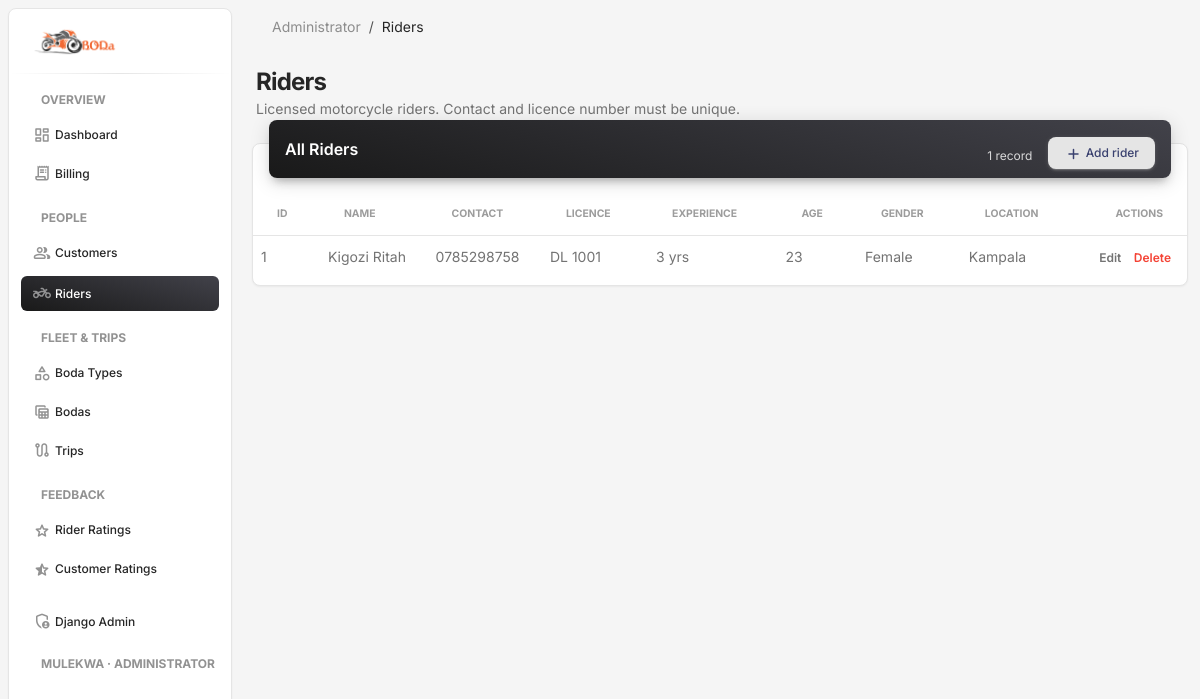
Page /rider/ (signed in) on the committed database.
### bodaapp/models.py (models this page shows)
class Rider(models.Model):
    rider_id = models.AutoField(primary_key=True)
    first_name = models.CharField(max_length=50)
    last_name = models.CharField(max_length=50)
    contact = models.CharField(max_length=15, unique=True)
    license = models.CharField(max_length=30, unique=True)
    experience_years = models.IntegerField()
    age = models.IntegerField()
    gender = models.CharField(max_length=6)
    home_location = models.CharField(max_length=100)
    def __str__(self):
        return f"{self.first_name} {self.last_name}"

### bodaapp/views.py (the view)
# urls.py: path('rider/', views.rider_view, name='rider'),
@role_required("admin")
def rider_view(request, pk=None):
    editing = get_object_or_404(Rider, pk=pk) if pk else None
    form, done = process_form(request, RiderForm, editing, "rider", "rider")
    if done:
        return done
    return render(request, "staff/rider.html", {
        "form": form, "editing": editing, "riders": Rider.objects.order_by("-pk"),
    })

### bodaapp/access.py (called while the page is built, shortened)
def get_role(user):
    if not user.is_authenticated:
        return None
    if user.is_staff or user.is_superuser:
        return "admin"

def role_required(*roles):
    def decorator(view):
        @wraps(view)
        def wrapper(request, *args, **kwargs):
            if not request.user.is_authenticated:
                return redirect_to_login(request.get_full_path())
            if get_role(request.user) not in roles:
                messages.error(request, "You don't have access to that page.")
                return redirect("index")
            return view(request, *args, **kwargs)
        return wrapper
    return decorator

### bodaapp/context_processors.py (called while the page is built)
def navigation(request):
    user = getattr(request, "user", None)
    role = get_role(user) if user is not None else None
    match = getattr(request, "resolver_match", None)
    name = match.url_name if match and match.url_name else ""
    if name.endswith("_edit"):
        name = name[: -len("_edit")]
    return {"role": role, "role_label": ROLE_LABELS.get(role, ""), "active": name}

### bodaapp/views.py (called while the page is built, shortened)
def process_form(request, form_class, instance, url_name, noun):
    if request.method != "POST":
        return form_class(instance=instance), None

### templates/staff/rider.html (shortened to what this page needs)
{% extends 'base.html' %}
{% block content %}
{% include 'partials/page_header.html' with title="Riders" lede="Licensed motorcycle riders. Contact and licence number must be unique." %}
<div class="container-fluid py-3">
  <div class="row">
    <div class="col-12 mb-4">
      <div class="card">
        <div class="card-header p-0 position-relative mt-n4 mx-3 z-index-2">
          <div class="bg-gradient-dark shadow-dark border-radius-lg pt-3 pb-2 d-flex justify-content-between pe-3">
            <h6 class="text-white text-capitalize ps-3">All riders</h6>
            <div class="d-flex align-items-center gap-3"><span class="text-white text-xs opacity-8 mt-1">{{ riders|length }} record{{ riders|length|pluralize }}</span><button type="button" class="btn btn-sm btn-light mb-0" data-bs-toggle="modal" data-bs-target="#recordModal"><i class="material-symbols-rounded align-middle" style="font-size:18px">add</i> Add rider</button></div>
          </div>
        </div>
        <div class="card-body px-0 pb-2">
          <div class="table-responsive p-0">
            <table class="table align-items-center mb-0">
              <thead>
                <tr>
                  <th class="text-uppercase text-secondary text-xxs font-weight-bolder opacity-7">ID</th>
                  <th class="text-uppercase text-secondary text-xxs font-weight-bolder opacity-7">Name</th>
                  <th class="text-uppercase text-secondary text-xxs font-weight-bolder opacity-7">Contact</th>
                  <th class="text-uppercase text-secondary text-xxs font-weight-bolder opacity-7">Licence</th>
                  <th class="text-uppercase text-secondary text-xxs font-weight-bolder opacity-7">Experience</th>
                  <th class="text-uppercase text-secondary text-xxs font-weight-bolder opacity-7">Age</th>
                  <th class="text-uppercase text-secondary text-xxs font-weight-bolder opacity-7">Gender</th>
                  <th class="text-uppercase text-secondary text-xxs font-weight-bolder opacity-7">Location</th>
                  <th class="text-uppercase text-secondary text-xxs font-weight-bolder opacity-7 text-end pe-4">Actions</th>
                </tr>
              </thead>
              <tbody>
                {% for r in riders %}
                <tr{% if editing and editing.pk == r.pk %} class="table-active"{% endif %}>
                  <td class="text-sm">{{ r.pk }}</td>
                  <td class="text-sm">{{ r }}</td>
                  <td class="text-sm">{{ r.contact }}</td>
                  <td class="text-sm">{{ r.license }}</td>
                  <td class="text-sm">{{ r.experience_years }} yrs</td>
                  <td class="text-sm">{{ r.age }}</td>
                  <td class="text-sm">{{ r.gender }}</td>
                  <td class="text-sm">{{ r.home_location }}</td>
                  {% include 'partials/row_actions.html' with edit_url="rider_edit" delete_url="rider_delete" pk=r.pk label=r noun="rider" %}
                </tr>
                {% empty %}
                <tr><td colspan="9" class="text-center text-secondary py-4 text-sm">No riders yet — click “Add rider” to create the first one.</td></tr>
                {% endfor %}
              </tbody>
            </table>
          </div>
        </div>
      </div>
    </div>
  </div>
</div>
{% endblock %}

### templates/partials/nav_account.html (shortened to what this page needs)
<li class="nav-item mt-3">
  <h6 class="ps-4 ms-2 text-uppercase text-xs text-dark font-weight-bolder opacity-5">{{ user.get_username }}{% if role_label %} · {{ role_label }}{% endif %}</h6>
</li>

### templates/partials/row_actions.html (shortened to what this page needs)
<td class="text-end pe-3 text-nowrap">
  <a href="{% url edit_url pk %}" class="text-secondary font-weight-bold text-xs me-2">Edit</a>
  <form method="post" action="{% url delete_url pk %}" class="d-inline"
        onsubmit="return confirm('Delete {{ noun|escapejs }} “{{ label|escapejs }}”? This cannot be undone.');">
    <button type="submit" class="btn btn-link text-danger font-weight-bold text-xs p-0 mb-0">Delete</button>
  </form>
</td>

### rows in the picture
Rider: pk "1", first_name+last_name "Kigozi Ritah", contact "0785298758", license "DL 1001", experience_years "3", age "23", gender "Female", home_location "Kampala"

### other values in the picture
{{ label }} "Dashboard Billing Customers Riders Boda Types Bodas Trips Rider Ratings Customer Ratings"
{{ user.get_username }} "MULEKWA"
{{ role_label }} "ADMINISTRATOR"
{{ role_label|default:"Home" }} "Administrator"
{{ title }} "Riders"
{{ lede }} "Licensed motorcycle riders. Contact and licence number must be unique."
{{ riders|length }} "1"
